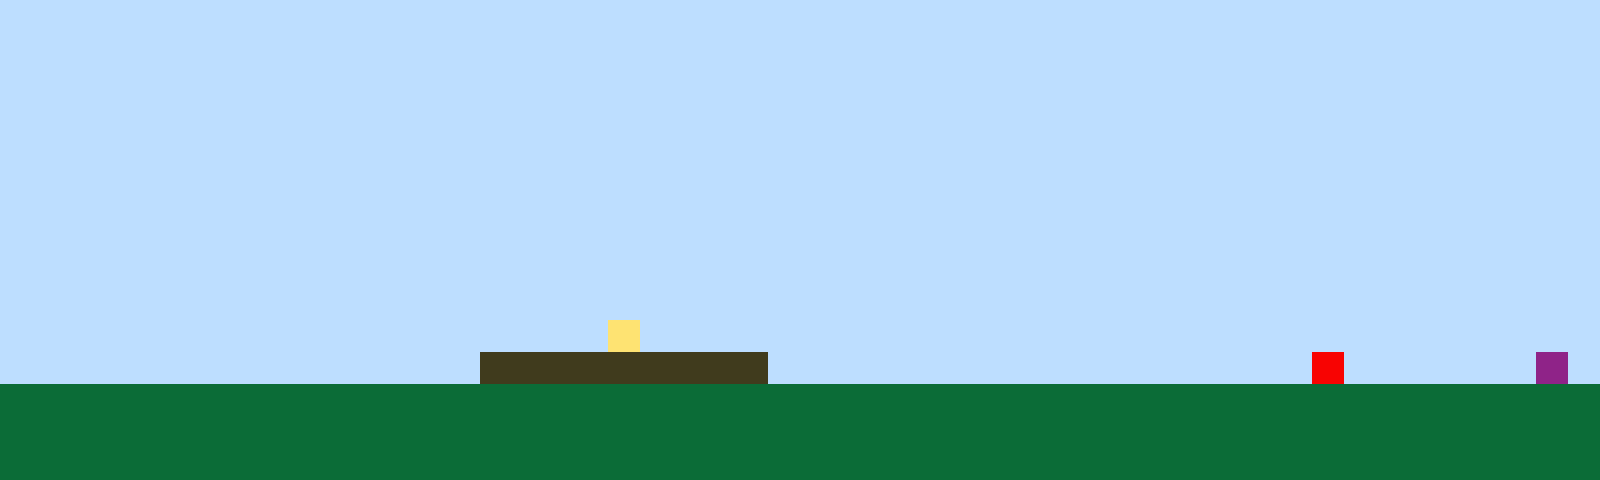

The image is a tile-based game level rendered from a .tmx file. Its description and complete source (layers, tilesets, objects, tile grids) follow:
An orthogonal 50x15 tile map with 32x32 px tiles, 1 tile layer (Tile Layer 1).

<map version="1.10" tiledversion="1.11.2" orientation="orthogonal" renderorder="right-up" width="50" height="15" tilewidth="32" tileheight="32" infinite="0" nextlayerid="2" nextobjectid="1"><editorsettings><export target="map1.csv" format="csv" /></editorsettings><tileset firstgid="1" name="sprites" tilewidth="32" tileheight="32" tilecount="6" columns="3"><image source="sprites.png" width="96" height="64" /></tileset><layer id="1" name="Tile Layer 1" width="50" height="15"><data encoding="csv">1,1,1,1,1,1,1,1,1,1,1,1,1,1,1,1,1,1,1,1,1,1,1,1,1,1,1,1,1,1,1,1,1,1,1,1,1,1,1,1,1,1,1,1,1,1,1,1,1,1,1,1,1,1,1,1,1,1,1,1,1,1,1,1,1,1,1,1,1,1,1,1,1,1,1,1,1,1,1,1,1,1,1,1,1,1,1,1,1,1,1,1,1,1,1,1,1,1,1,1,1,1,1,1,1,1,1,1,1,1,1,1,1,1,1,1,1,1,1,1,1,1,1,1,1,1,1,1,1,1,1,1,1,1,1,1,1,1,1,1,1,1,1,1,1,1,1,1,1,1,1,1,1,1,1,1,1,1,1,1,1,1,1,1,1,1,1,1,1,1,1,1,1,1,1,1,1,1,1,1,1,1,1,1,1,1,1,1,1,1,1,1,1,1,1,1,1,1,1,1,1,1,1,1,1,1,1,1,1,1,1,1,1,1,1,1,1,1,1,1,1,1,1,1,1,1,1,1,1,1,1,1,1,1,1,1,1,1,1,1,1,1,1,1,1,1,1,1,1,1,1,1,1,1,1,1,1,1,1,1,1,1,1,1,1,1,1,1,1,1,1,1,1,1,1,1,1,1,1,1,1,1,1,1,1,1,1,1,1,1,1,1,1,1,1,1,1,1,1,1,1,1,1,1,1,1,1,1,1,1,1,1,1,1,1,1,1,1,1,1,1,1,1,1,1,1,1,1,1,1,1,1,1,1,1,1,1,1,1,1,1,1,1,1,1,1,1,1,1,1,1,1,1,1,1,1,1,1,1,1,1,1,1,1,1,1,1,1,1,1,1,1,1,1,1,1,1,1,1,1,1,1,1,1,1,1,1,1,1,1,1,1,1,1,1,1,1,1,1,1,1,1,1,1,1,1,1,1,1,1,1,1,1,1,1,1,1,1,1,1,1,1,1,1,1,1,1,1,1,1,1,1,1,1,1,1,1,1,1,1,1,1,1,1,1,1,1,1,1,1,1,1,1,1,1,1,1,1,1,1,1,1,1,1,1,1,1,1,1,1,1,1,1,1,1,1,1,1,1,1,1,1,1,1,1,1,1,1,1,1,1,1,1,1,1,1,1,1,1,1,1,1,1,1,1,1,1,1,1,1,1,1,1,1,1,1,1,1,1,4,1,1,1,1,1,1,1,1,1,1,1,1,1,1,1,1,1,1,1,1,1,1,1,1,1,1,1,1,1,1,1,1,1,1,1,1,1,1,1,1,1,1,1,1,1,3,3,3,3,3,3,3,3,3,1,1,1,1,1,1,1,1,1,1,1,1,1,1,1,1,1,5,1,1,1,1,1,1,6,1,2,2,2,2,2,2,2,2,2,2,2,2,2,2,2,2,2,2,2,2,2,2,2,2,2,2,2,2,2,2,2,2,2,2,2,2,2,2,2,2,2,2,2,2,2,2,2,2,2,2,2,2,2,2,2,2,2,2,2,2,2,2,2,2,2,2,2,2,2,2,2,2,2,2,2,2,2,2,2,2,2,2,2,2,2,2,2,2,2,2,2,2,2,2,2,2,2,2,2,2,2,2,2,2,2,2,2,2,2,2,2,2,2,2,2,2,2,2,2,2,2,2,2,2,2,2,2,2,2,2,2,2,2,2,2,2,2,2,2,2,2,2,2,2,2,2,2,2,2,2</data></layer></map>
